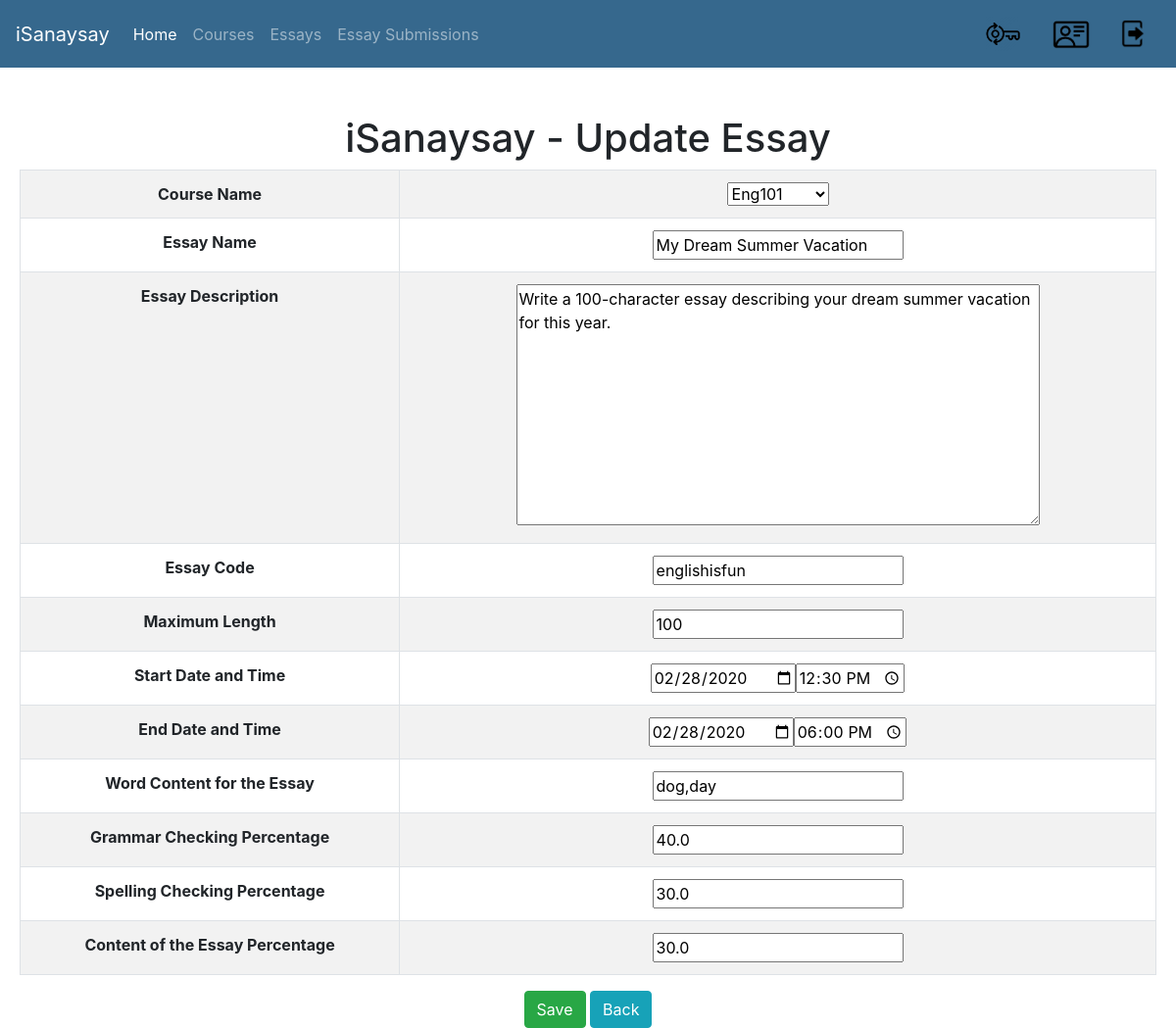
/isanaysay/update_essay/2 (signed in), run on an earlier commit of the app's database.
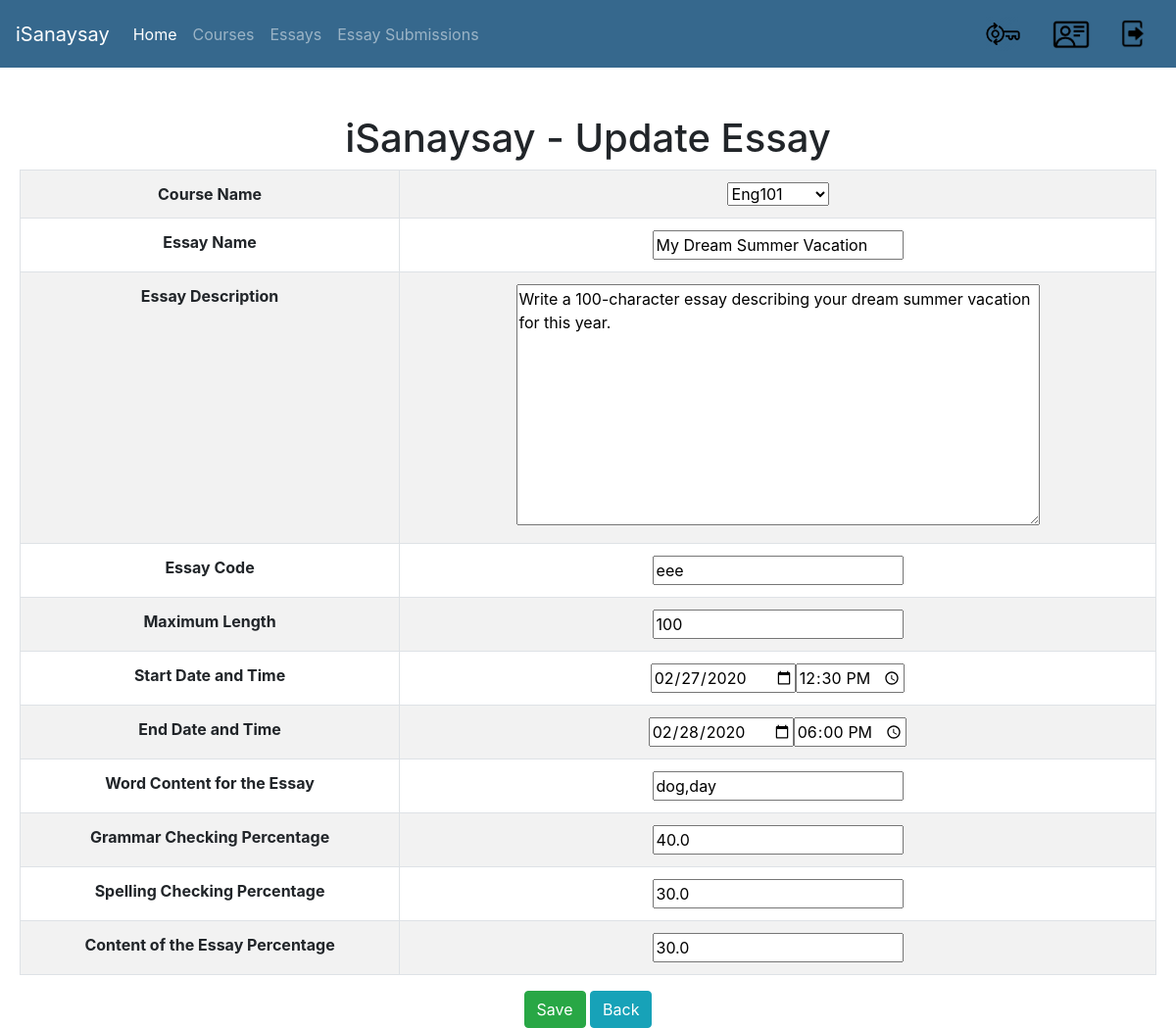
And on a later commit of the database.
### users/models.py (models this page shows, shortened)
class Essay(models.Model):
    course = models.ForeignKey(Course, verbose_name="Course", on_delete = models.CASCADE)
    name = models.CharField(verbose_name="Essay Name", max_length=300)
    essay_description = models.CharField(verbose_name="Essay Description", max_length=1500)
    essay_code = models.CharField(verbose_name="Essay Code", max_length=100)
    maximum_length = models.IntegerField(verbose_name="Maximum Length")
    start_date_time = models.DateTimeField(verbose_name="Essay Start Date and Time")
    end_date_time = models.DateTimeField(verbose_name="Essay End Date and Time")
    criteria_no_1 = models.FloatField(verbose_name="Grammar",default=0)
    criteria_no_2 = models.FloatField(verbose_name="Spelling",default=0)
    criteria_no_3 = models.FloatField(verbose_name="Content",default=0)
    words = models.CharField(verbose_name="Words",max_length=10000,default="")

### users/views.py (the view)
# urls.py: url(r'^update_essay/(?P<essay_id>\d+)$', update_essay, name='update-essay'),
def update_essay(request, essay_id):
    template = "update_essay.html"
    user_id = request.user.id
    essay = Essay.objects.get(id=int(essay_id))
    if request.method == "POST":
        form = EssayForm(user_id,request.POST, instance=essay)
        if form.is_valid():
            form.save()
            context = {
                'essay_form': EssayForm(user_id,instance=essay),
            }
    else:
        context = {
            'essay_form': EssayForm(user_id,instance=essay),
        }
    return render(request, template, context)

### users/forms.py
class EssayForm(forms.ModelForm):
	essay_description = forms.CharField(widget=forms.Textarea(attrs={"rows":10, "cols":50}))
	start_date_time = forms.SplitDateTimeField(label='What is the essay start date and time?', widget=forms.SplitDateTimeWidget(date_attrs={'type':'date'},time_attrs={'type':'time'}))
	end_date_time = forms.SplitDateTimeField(label='What is the essay end date and time?', widget=forms.SplitDateTimeWidget(date_attrs={'type':'date'},time_attrs={'type':'time'}))
	class Meta:
		model = Essay
		fields = '__all__'
	def __init__(self, user_id, *args, **kwargs):
		print(user_id)
		super(EssayForm, self).__init__(*args, **kwargs)
		self.fields['course'].queryset = Course.objects.filter(teacher__id=user_id)

### users/models.py (called while the page is built)
    def __str__(self):
        return "%s" % self.course_code

### templates/update_essay.html (shortened to what this page needs)
{% extends 'base.html' %}
{% block content %}
	<div id="parent"><div id="child"><br/><br/>
		<h1>iSanaysay - Update Essay</h1>
		<form role="form" action="" method="POST">
			<table class="table table-bordered table-striped">
				<tbody>
					<tr>
						<th>Course Name</th>
						<th>{{ essay_form.course }}</th>
					</tr>
					<tr>
						<th>Essay Name</th>
						<th>{{ essay_form.name }}</th>
					</tr>
					<tr>
						<th>Essay Description</th>
						<th>{{ essay_form.essay_description }}</th>
					</tr>
					<tr>
						<th>Essay Code</th>
						<th>{{ essay_form.essay_code }}</th>
					</tr>
					<tr>
						<th>Maximum Length</th>
						<th>{{ essay_form.maximum_length }}</th>
					</tr>
					<tr>
						<th>Start Date and Time</th>
						<th>{{ essay_form.start_date_time }}</th>
					</tr>
					<tr>
						<th>End Date and Time</th>
						<th>{{ essay_form.end_date_time }}</th>
					</tr>
					<tr>
						<th>Word Content for the Essay</th>
						<th>{{ essay_form.words }}</th>
					</tr>
					<tr>
						<th>Grammar Checking Percentage</th>
						<th>{{ essay_form.criteria_no_1 }}</th>
					</tr>
					<tr>
						<th>Spelling Checking Percentage</th>
						<th>{{ essay_form.criteria_no_2 }}</th>
					</tr>
					<tr>
						<th>Content of the Essay Percentage</th>
						<th>{{ essay_form.criteria_no_3 }}</th>
					</tr>
				</tbody>
			</table>
			<button type="submit" class="btn btn-success">Save</button>
			<a href="{% url 'view-essays' %}" class="btn btn-info">Back</a>
		</form>
	</div></div>
{% endblock %}

What changed in the data, as far as the page shows it:
changed Essay "Eng101": essay_code "englishisfun" → "eee"
Also different on the page:
form field start_date_time_0: "02/28/2020" → "02/27/2020"
